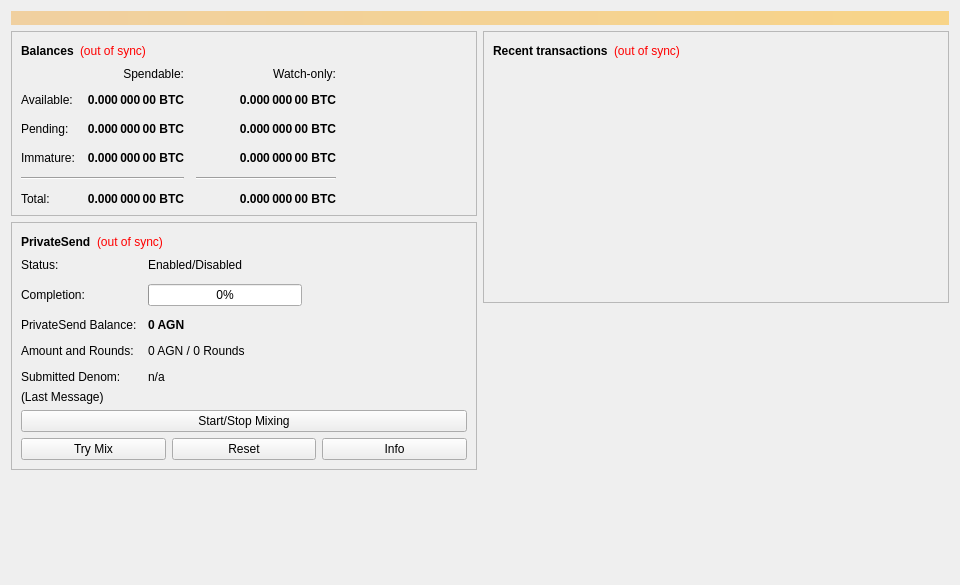
<?xml version="1.0" encoding="UTF-8"?>
<ui version="4.0">
 <class>OverviewPage</class>
 <widget class="QWidget" name="OverviewPage">
  <property name="geometry">
   <rect>
    <x>0</x>
    <y>0</y>
    <width>960</width>
    <height>585</height>
   </rect>
  </property>
  <property name="minimumSize">
   <size>
    <width>960</width>
    <height>0</height>
   </size>
  </property>
  <property name="windowTitle">
   <string>Form</string>
  </property>
  <layout class="QVBoxLayout" name="topLayout">
   <item>
    <widget class="QLabel" name="labelAlerts">
     <property name="visible">
      <bool>false</bool>
     </property>
     <property name="styleSheet">
      <string notr="true">background-color: qlineargradient(x1: 0, y1: 0, x2: 1, y2: 0, stop:0 #F0D0A0, stop:1 #F8D488); color:#000000;</string>
     </property>
     <property name="wordWrap">
      <bool>true</bool>
     </property>
     <property name="margin">
      <number>3</number>
     </property>
    </widget>
   </item>
   <item>
    <layout class="QHBoxLayout" name="horizontalLayout" stretch="1,1">
     <item>
      <layout class="QVBoxLayout" name="verticalLayout_2">
       <item>
        <widget class="QFrame" name="frame">
         <property name="frameShape">
          <enum>QFrame::StyledPanel</enum>
         </property>
         <property name="frameShadow">
          <enum>QFrame::Raised</enum>
         </property>
         <layout class="QVBoxLayout" name="verticalLayout_4">
          <item>
           <layout class="QHBoxLayout" name="horizontalLayout_4">
            <item>
             <widget class="QLabel" name="label_5">
              <property name="font">
               <font>
                <weight>75</weight>
                <bold>true</bold>
               </font>
              </property>
              <property name="text">
               <string>Balances</string>
              </property>
             </widget>
            </item>
            <item>
             <widget class="QLabel" name="labelWalletStatus">
              <property name="toolTip">
               <string>The displayed information may be out of date. Your wallet automatically synchronizes with the Agena network after a connection is established, but this process has not completed yet.</string>
              </property>
              <property name="styleSheet">
               <string notr="true">QLabel { color: red; }</string>
              </property>
              <property name="text">
               <string notr="true">(out of sync)</string>
              </property>
              <property name="alignment">
               <set>Qt::AlignLeading|Qt::AlignLeft|Qt::AlignVCenter</set>
              </property>
             </widget>
            </item>
            <item>
             <spacer name="horizontalSpacer_3">
              <property name="orientation">
               <enum>Qt::Horizontal</enum>
              </property>
              <property name="sizeHint" stdset="0">
               <size>
                <width>40</width>
                <height>20</height>
               </size>
              </property>
             </spacer>
            </item>
           </layout>
          </item>
          <item>
           <layout class="QGridLayout" name="gridLayout">
            <property name="spacing">
             <number>12</number>
            </property>
            <item row="2" column="2">
             <widget class="QLabel" name="labelWatchPending">
              <property name="font">
               <font>
                <weight>75</weight>
                <bold>true</bold>
               </font>
              </property>
              <property name="cursor">
               <cursorShape>IBeamCursor</cursorShape>
              </property>
              <property name="toolTip">
               <string>Unconfirmed transactions to watch-only addresses</string>
              </property>
              <property name="text">
               <string notr="true">0.000 000 00 BTC</string>
              </property>
              <property name="alignment">
               <set>Qt::AlignRight|Qt::AlignTrailing|Qt::AlignVCenter</set>
              </property>
              <property name="textInteractionFlags">
               <set>Qt::LinksAccessibleByMouse|Qt::TextSelectableByKeyboard|Qt::TextSelectableByMouse</set>
              </property>
             </widget>
            </item>
            <item row="2" column="1">
             <widget class="QLabel" name="labelUnconfirmed">
              <property name="font">
               <font>
                <weight>75</weight>
                <bold>true</bold>
               </font>
              </property>
              <property name="cursor">
               <cursorShape>IBeamCursor</cursorShape>
              </property>
              <property name="toolTip">
               <string>Total of transactions that have yet to be confirmed, and do not yet count toward the spendable balance</string>
              </property>
              <property name="text">
               <string notr="true">0.000 000 00 BTC</string>
              </property>
              <property name="alignment">
               <set>Qt::AlignRight|Qt::AlignTrailing|Qt::AlignVCenter</set>
              </property>
              <property name="textInteractionFlags">
               <set>Qt::LinksAccessibleByMouse|Qt::TextSelectableByKeyboard|Qt::TextSelectableByMouse</set>
              </property>
             </widget>
            </item>
            <item row="3" column="2">
             <widget class="QLabel" name="labelWatchImmature">
              <property name="font">
               <font>
                <weight>75</weight>
                <bold>true</bold>
               </font>
              </property>
              <property name="cursor">
               <cursorShape>IBeamCursor</cursorShape>
              </property>
              <property name="toolTip">
               <string>Mined balance in watch-only addresses that has not yet matured</string>
              </property>
              <property name="text">
               <string notr="true">0.000 000 00 BTC</string>
              </property>
              <property name="alignment">
               <set>Qt::AlignRight|Qt::AlignTrailing|Qt::AlignVCenter</set>
              </property>
              <property name="textInteractionFlags">
               <set>Qt::LinksAccessibleByMouse|Qt::TextSelectableByKeyboard|Qt::TextSelectableByMouse</set>
              </property>
             </widget>
            </item>
            <item row="4" column="0" colspan="2">
             <widget class="Line" name="lineSpendableBalance">
              <property name="orientation">
               <enum>Qt::Horizontal</enum>
              </property>
             </widget>
            </item>
            <item row="4" column="2">
             <widget class="Line" name="lineWatchBalance">
              <property name="sizePolicy">
               <sizepolicy hsizetype="Preferred" vsizetype="Fixed">
                <horstretch>0</horstretch>
                <verstretch>0</verstretch>
               </sizepolicy>
              </property>
              <property name="minimumSize">
               <size>
                <width>140</width>
                <height>0</height>
               </size>
              </property>
              <property name="orientation">
               <enum>Qt::Horizontal</enum>
              </property>
             </widget>
            </item>
            <item row="5" column="0">
             <widget class="QLabel" name="labelTotalText">
              <property name="text">
               <string>Total:</string>
              </property>
             </widget>
            </item>
            <item row="3" column="1">
             <widget class="QLabel" name="labelImmature">
              <property name="font">
               <font>
                <weight>75</weight>
                <bold>true</bold>
               </font>
              </property>
              <property name="cursor">
               <cursorShape>IBeamCursor</cursorShape>
              </property>
              <property name="toolTip">
               <string>Mined balance that has not yet matured</string>
              </property>
              <property name="text">
               <string notr="true">0.000 000 00 BTC</string>
              </property>
              <property name="alignment">
               <set>Qt::AlignRight|Qt::AlignTrailing|Qt::AlignVCenter</set>
              </property>
              <property name="textInteractionFlags">
               <set>Qt::LinksAccessibleByMouse|Qt::TextSelectableByKeyboard|Qt::TextSelectableByMouse</set>
              </property>
             </widget>
            </item>
            <item row="2" column="3">
             <spacer name="horizontalSpacer_2">
              <property name="orientation">
               <enum>Qt::Horizontal</enum>
              </property>
              <property name="sizeHint" stdset="0">
               <size>
                <width>40</width>
                <height>20</height>
               </size>
              </property>
             </spacer>
            </item>
            <item row="3" column="0">
             <widget class="QLabel" name="labelImmatureText">
              <property name="text">
               <string>Immature:</string>
              </property>
             </widget>
            </item>
            <item row="5" column="1">
             <widget class="QLabel" name="labelTotal">
              <property name="font">
               <font>
                <weight>75</weight>
                <bold>true</bold>
               </font>
              </property>
              <property name="cursor">
               <cursorShape>IBeamCursor</cursorShape>
              </property>
              <property name="toolTip">
               <string>Your current total balance</string>
              </property>
              <property name="text">
               <string notr="true">0.000 000 00 BTC</string>
              </property>
              <property name="alignment">
               <set>Qt::AlignRight|Qt::AlignTrailing|Qt::AlignVCenter</set>
              </property>
              <property name="textInteractionFlags">
               <set>Qt::LinksAccessibleByMouse|Qt::TextSelectableByKeyboard|Qt::TextSelectableByMouse</set>
              </property>
             </widget>
            </item>
            <item row="5" column="2">
             <widget class="QLabel" name="labelWatchTotal">
              <property name="font">
               <font>
                <weight>75</weight>
                <bold>true</bold>
               </font>
              </property>
              <property name="cursor">
               <cursorShape>IBeamCursor</cursorShape>
              </property>
              <property name="toolTip">
               <string>Current total balance in watch-only addresses</string>
              </property>
              <property name="text">
               <string notr="true">0.000 000 00 BTC</string>
              </property>
              <property name="alignment">
               <set>Qt::AlignRight|Qt::AlignTrailing|Qt::AlignVCenter</set>
              </property>
              <property name="textInteractionFlags">
               <set>Qt::LinksAccessibleByMouse|Qt::TextSelectableByKeyboard|Qt::TextSelectableByMouse</set>
              </property>
             </widget>
            </item>
            <item row="0" column="2">
             <widget class="QLabel" name="labelWatchonly">
              <property name="text">
               <string>Watch-only:</string>
              </property>
              <property name="alignment">
               <set>Qt::AlignRight|Qt::AlignTrailing|Qt::AlignVCenter</set>
              </property>
             </widget>
            </item>
            <item row="1" column="0">
             <widget class="QLabel" name="labelBalanceText">
              <property name="text">
               <string>Available:</string>
              </property>
             </widget>
            </item>
            <item row="1" column="1">
             <widget class="QLabel" name="labelBalance">
              <property name="font">
               <font>
                <weight>75</weight>
                <bold>true</bold>
               </font>
              </property>
              <property name="cursor">
               <cursorShape>IBeamCursor</cursorShape>
              </property>
              <property name="toolTip">
               <string>Your current spendable balance</string>
              </property>
              <property name="text">
               <string notr="true">0.000 000 00 BTC</string>
              </property>
              <property name="alignment">
               <set>Qt::AlignRight|Qt::AlignTrailing|Qt::AlignVCenter</set>
              </property>
              <property name="textInteractionFlags">
               <set>Qt::LinksAccessibleByMouse|Qt::TextSelectableByKeyboard|Qt::TextSelectableByMouse</set>
              </property>
             </widget>
            </item>
            <item row="1" column="2">
             <widget class="QLabel" name="labelWatchAvailable">
              <property name="font">
               <font>
                <weight>75</weight>
                <bold>true</bold>
               </font>
              </property>
              <property name="cursor">
               <cursorShape>IBeamCursor</cursorShape>
              </property>
              <property name="toolTip">
               <string>Your current balance in watch-only addresses</string>
              </property>
              <property name="text">
               <string notr="true">0.000 000 00 BTC</string>
              </property>
              <property name="alignment">
               <set>Qt::AlignRight|Qt::AlignTrailing|Qt::AlignVCenter</set>
              </property>
              <property name="textInteractionFlags">
               <set>Qt::LinksAccessibleByMouse|Qt::TextSelectableByKeyboard|Qt::TextSelectableByMouse</set>
              </property>
             </widget>
            </item>
            <item row="2" column="0">
             <widget class="QLabel" name="labelPendingText">
              <property name="text">
               <string>Pending:</string>
              </property>
             </widget>
            </item>
            <item row="0" column="1">
             <widget class="QLabel" name="labelSpendable">
              <property name="text">
               <string>Spendable:</string>
              </property>
              <property name="alignment">
               <set>Qt::AlignRight|Qt::AlignTrailing|Qt::AlignVCenter</set>
              </property>
             </widget>
            </item>
           </layout>
          </item>
         </layout>
        </widget>
       </item>
       <item>
        <widget class="QFrame" name="framePrivateSend">
         <property name="layoutDirection">
          <enum>Qt::LeftToRight</enum>
         </property>
         <property name="frameShape">
          <enum>QFrame::StyledPanel</enum>
         </property>
         <property name="frameShadow">
          <enum>QFrame::Raised</enum>
         </property>
         <layout class="QVBoxLayout" name="VerticalLayout_PS1">
          <item>
           <layout class="QHBoxLayout" name="horizontalLayout_5">
            <item>
             <widget class="QLabel" name="labelPrivateSendHeader">
              <property name="font">
               <font>
                <weight>75</weight>
                <bold>true</bold>
               </font>
              </property>
              <property name="text">
               <string>PrivateSend</string>
              </property>
             </widget>
            </item>
            <item>
             <widget class="QLabel" name="labelPrivateSendSyncStatus">
              <property name="toolTip">
               <string>The displayed information may be out of date. Your wallet automatically synchronizes with the Agena network after a connection is established, but this process has not completed yet.</string>
              </property>
              <property name="styleSheet">
               <string notr="true">QLabel { color: red; }</string>
              </property>
              <property name="text">
               <string notr="true">(out of sync)</string>
              </property>
              <property name="alignment">
               <set>Qt::AlignLeading|Qt::AlignLeft|Qt::AlignVCenter</set>
              </property>
             </widget>
            </item>
            <item>
             <spacer name="horizontalSpacer_4">
              <property name="orientation">
               <enum>Qt::Horizontal</enum>
              </property>
              <property name="sizeHint" stdset="0">
               <size>
                <width>40</width>
                <height>20</height>
               </size>
              </property>
             </spacer>
            </item>
           </layout>
          </item>
          <item>
           <layout class="QFormLayout" name="privateSendFormLayout">
            <property name="fieldGrowthPolicy">
             <enum>QFormLayout::AllNonFixedFieldsGrow</enum>
            </property>
            <property name="horizontalSpacing">
             <number>11</number>
            </property>
            <property name="verticalSpacing">
             <number>12</number>
            </property>
            <item row="0" column="0">
             <widget class="QLabel" name="labelPrivateSendEnabledText">
              <property name="text">
               <string>Status:</string>
              </property>
             </widget>
            </item>
            <item row="0" column="1">
             <widget class="QLabel" name="labelPrivateSendEnabled">
              <property name="text">
               <string>Enabled/Disabled</string>
              </property>
             </widget>
            </item>
            <item row="1" column="0">
             <widget class="QLabel" name="labelCompletitionText">
              <property name="text">
               <string>Completion:</string>
              </property>
             </widget>
            </item>
            <item row="1" column="1">
             <widget class="QProgressBar" name="privateSendProgress">
              <property name="maximumSize">
               <size>
                <width>154</width>
                <height>16777215</height>
               </size>
              </property>
              <property name="value">
               <number>0</number>
              </property>
             </widget>
            </item>
            <item row="2" column="0">
             <widget class="QLabel" name="labelAnonymizedText">
              <property name="text">
               <string>PrivateSend Balance:</string>
              </property>
             </widget>
            </item>
            <item row="2" column="1">
             <widget class="QLabel" name="labelAnonymized">
              <property name="font">
               <font>
                <weight>75</weight>
                <bold>true</bold>
               </font>
              </property>
              <property name="text">
               <string notr="true">0 AGN</string>
              </property>
             </widget>
            </item>
            <item row="3" column="0">
             <widget class="QLabel" name="labelAmountAndRoundsText">
              <property name="text">
               <string>Amount and Rounds:</string>
              </property>
             </widget>
            </item>
            <item row="3" column="1">
             <widget class="QLabel" name="labelAmountRounds">
              <property name="text">
               <string>0 AGN / 0 Rounds</string>
              </property>
             </widget>
            </item>
            <item row="4" column="0">
             <widget class="QLabel" name="labelSubmittedDenomText">
              <property name="text">
               <string>Submitted Denom:</string>
              </property>
             </widget>
            </item>
            <item row="4" column="1">
             <widget class="QLabel" name="labelSubmittedDenom">
              <property name="toolTip">
               <string>The denominations you submitted to the Masternode.&lt;br&gt;To mix, other users must submit the exact same denominations.</string>
              </property>
              <property name="text">
               <string>n/a</string>
              </property>
             </widget>
            </item>
           </layout>
          </item>
          <item>
           <layout class="QVBoxLayout" name="VerticalLayout_PS">
            <item>
             <widget class="QLabel" name="labelPrivateSendLastMessage">
              <property name="text">
               <string>(Last Message)</string>
              </property>
              <property name="alignment">
               <set>Qt::AlignLeading|Qt::AlignLeft|Qt::AlignTop</set>
              </property>
              <property name="wordWrap">
               <bool>true</bool>
              </property>
             </widget>
            </item>
            <item>
             <widget class="QPushButton" name="togglePrivateSend">
              <property name="sizePolicy">
               <sizepolicy hsizetype="MinimumExpanding" vsizetype="Fixed">
                <horstretch>0</horstretch>
                <verstretch>0</verstretch>
               </sizepolicy>
              </property>
              <property name="text">
               <string>Start/Stop Mixing</string>
              </property>
             </widget>
            </item>
            <item>
             <layout class="QHBoxLayout" name="horizontalLayout_debugbuttons">
              <item>
               <widget class="QPushButton" name="privateSendAuto">
                <property name="sizePolicy">
                 <sizepolicy hsizetype="MinimumExpanding" vsizetype="Fixed">
                  <horstretch>0</horstretch>
                  <verstretch>0</verstretch>
                 </sizepolicy>
                </property>
                <property name="toolTip">
                 <string>Try to manually submit a PrivateSend request.</string>
                </property>
                <property name="text">
                 <string>Try Mix</string>
                </property>
               </widget>
              </item>
              <item>
               <widget class="QPushButton" name="privateSendReset">
                <property name="sizePolicy">
                 <sizepolicy hsizetype="MinimumExpanding" vsizetype="Fixed">
                  <horstretch>0</horstretch>
                  <verstretch>0</verstretch>
                 </sizepolicy>
                </property>
                <property name="toolTip">
                 <string>Reset the current status of PrivateSend (can interrupt PrivateSend if it's in the process of Mixing, which can cost you money!)</string>
                </property>
                <property name="autoFillBackground">
                 <bool>false</bool>
                </property>
                <property name="text">
                 <string>Reset</string>
                </property>
               </widget>
              </item>
              <item>
               <widget class="QPushButton" name="privateSendInfo">
                <property name="sizePolicy">
                 <sizepolicy hsizetype="MinimumExpanding" vsizetype="Fixed">
                  <horstretch>0</horstretch>
                  <verstretch>0</verstretch>
                 </sizepolicy>
                </property>
                <property name="toolTip">
                 <string>Information about PrivateSend and Mixing</string>
                </property>
                <property name="text">
                 <string>Info</string>
                </property>
               </widget>
              </item>
             </layout>
            </item>
           </layout>
          </item>
         </layout>
        </widget>
       </item>
       <item>
        <spacer name="verticalSpacer">
         <property name="orientation">
          <enum>Qt::Vertical</enum>
         </property>
         <property name="sizeHint" stdset="0">
          <size>
           <width>20</width>
           <height>40</height>
          </size>
         </property>
        </spacer>
       </item>
      </layout>
     </item>
     <item>
      <layout class="QVBoxLayout" name="verticalLayout_3">
       <item>
        <widget class="QFrame" name="frame_2">
         <property name="frameShape">
          <enum>QFrame::StyledPanel</enum>
         </property>
         <property name="frameShadow">
          <enum>QFrame::Raised</enum>
         </property>
         <layout class="QVBoxLayout" name="verticalLayout">
          <item>
           <layout class="QHBoxLayout" name="horizontalLayout_2">
            <item>
             <widget class="QLabel" name="label_4">
              <property name="font">
               <font>
                <weight>75</weight>
                <bold>true</bold>
               </font>
              </property>
              <property name="text">
               <string>Recent transactions</string>
              </property>
             </widget>
            </item>
            <item>
             <widget class="QLabel" name="labelTransactionsStatus">
              <property name="toolTip">
               <string>The displayed information may be out of date. Your wallet automatically synchronizes with the Agena network after a connection is established, but this process has not completed yet.</string>
              </property>
              <property name="styleSheet">
               <string notr="true">QLabel { color: red; }</string>
              </property>
              <property name="text">
               <string notr="true">(out of sync)</string>
              </property>
              <property name="alignment">
               <set>Qt::AlignLeading|Qt::AlignLeft|Qt::AlignVCenter</set>
              </property>
             </widget>
            </item>
            <item>
             <spacer name="horizontalSpacer">
              <property name="orientation">
               <enum>Qt::Horizontal</enum>
              </property>
              <property name="sizeHint" stdset="0">
               <size>
                <width>40</width>
                <height>20</height>
               </size>
              </property>
             </spacer>
            </item>
           </layout>
          </item>
          <item>
           <widget class="QListView" name="listTransactions">
            <property name="styleSheet">
             <string notr="true">QListView { background: transparent; }</string>
            </property>
            <property name="frameShape">
             <enum>QFrame::NoFrame</enum>
            </property>
            <property name="verticalScrollBarPolicy">
             <enum>Qt::ScrollBarAlwaysOff</enum>
            </property>
            <property name="horizontalScrollBarPolicy">
             <enum>Qt::ScrollBarAlwaysOff</enum>
            </property>
            <property name="selectionMode">
             <enum>QAbstractItemView::NoSelection</enum>
            </property>
           </widget>
          </item>
         </layout>
        </widget>
       </item>
       <item>
        <spacer name="verticalSpacer_2">
         <property name="orientation">
          <enum>Qt::Vertical</enum>
         </property>
         <property name="sizeHint" stdset="0">
          <size>
           <width>20</width>
           <height>40</height>
          </size>
         </property>
        </spacer>
       </item>
      </layout>
     </item>
    </layout>
   </item>
  </layout>
 </widget>
 <resources/>
 <connections/>
</ui>
